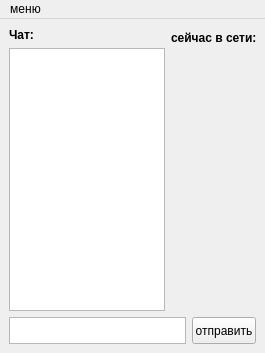
<?xml version="1.0" encoding="UTF-8"?>
<ui version="4.0">
 <class>Chat_Window</class>
 <widget class="QMainWindow" name="Chat_Window">
  <property name="geometry">
   <rect>
    <x>0</x>
    <y>0</y>
    <width>265</width>
    <height>353</height>
   </rect>
  </property>
  <property name="minimumSize">
   <size>
    <width>265</width>
    <height>215</height>
   </size>
  </property>
  <property name="maximumSize">
   <size>
    <width>800</width>
    <height>800</height>
   </size>
  </property>
  <property name="windowTitle">
   <string>Чат</string>
  </property>
  <widget class="QWidget" name="centralwidget">
   <layout class="QGridLayout" name="gridLayout">
    <item row="0" column="0">
     <layout class="QVBoxLayout" name="verticalLayout_3">
      <item>
       <layout class="QHBoxLayout" name="horizontalLayout_3">
        <item>
         <layout class="QVBoxLayout" name="verticalLayout_2">
          <item>
           <layout class="QHBoxLayout" name="horizontalLayout">
            <item>
             <widget class="QLabel" name="label_chat">
              <property name="maximumSize">
               <size>
                <width>800</width>
                <height>20</height>
               </size>
              </property>
              <property name="font">
               <font>
                <bold>true</bold>
               </font>
              </property>
              <property name="text">
               <string>Чат:</string>
              </property>
             </widget>
            </item>
            <item>
             <widget class="QLabel" name="label_status">
              <property name="font">
               <font>
                <bold>true</bold>
               </font>
              </property>
              <property name="text">
               <string/>
              </property>
             </widget>
            </item>
           </layout>
          </item>
          <item>
           <widget class="QTextBrowser" name="Chat">
            <property name="maximumSize">
             <size>
              <width>800</width>
              <height>800</height>
             </size>
            </property>
            <property name="font">
             <font>
              <pointsize>11</pointsize>
              <bold>true</bold>
             </font>
            </property>
           </widget>
          </item>
         </layout>
        </item>
        <item>
         <layout class="QVBoxLayout" name="verticalLayout">
          <item>
           <widget class="QLabel" name="label_users">
            <property name="minimumSize">
             <size>
              <width>85</width>
              <height>0</height>
             </size>
            </property>
            <property name="maximumSize">
             <size>
              <width>85</width>
              <height>20</height>
             </size>
            </property>
            <property name="font">
             <font>
              <bold>true</bold>
             </font>
            </property>
            <property name="text">
             <string>сейчас в сети:</string>
            </property>
           </widget>
          </item>
          <item>
           <widget class="QLabel" name="user_list">
            <property name="font">
             <font>
              <pointsize>10</pointsize>
             </font>
            </property>
            <property name="text">
             <string/>
            </property>
            <property name="alignment">
             <set>Qt::AlignLeading|Qt::AlignLeft|Qt::AlignTop</set>
            </property>
           </widget>
          </item>
         </layout>
        </item>
       </layout>
      </item>
      <item>
       <layout class="QHBoxLayout" name="horizontalLayout_2">
        <item>
         <widget class="QPlainTextEdit" name="text_to_mes">
          <property name="minimumSize">
           <size>
            <width>0</width>
            <height>27</height>
           </size>
          </property>
          <property name="maximumSize">
           <size>
            <width>811</width>
            <height>27</height>
           </size>
          </property>
          <property name="font">
           <font>
            <pointsize>10</pointsize>
           </font>
          </property>
         </widget>
        </item>
        <item>
         <widget class="QPushButton" name="send_btn">
          <property name="minimumSize">
           <size>
            <width>64</width>
            <height>27</height>
           </size>
          </property>
          <property name="maximumSize">
           <size>
            <width>64</width>
            <height>27</height>
           </size>
          </property>
          <property name="text">
           <string>отправить</string>
          </property>
         </widget>
        </item>
       </layout>
      </item>
     </layout>
    </item>
   </layout>
  </widget>
  <widget class="QMenuBar" name="menubar">
   <property name="geometry">
    <rect>
     <x>0</x>
     <y>0</y>
     <width>265</width>
     <height>21</height>
    </rect>
   </property>
   <widget class="QMenu" name="menu_2">
    <property name="title">
     <string>меню</string>
    </property>
    <addaction name="new_accaunt_action"/>
    <addaction name="change_account_action"/>
    <addaction name="action_ab_window"/>
    <addaction name="action_3"/>
   </widget>
   <addaction name="menu_2"/>
  </widget>
  <action name="action">
   <property name="text">
    <string>авторизация</string>
   </property>
  </action>
  <action name="action_ab_window">
   <property name="text">
    <string>о программе</string>
   </property>
  </action>
  <action name="action_3">
   <property name="text">
    <string>выход</string>
   </property>
  </action>
  <action name="new_accaunt_action">
   <property name="text">
    <string>новый аккаунт</string>
   </property>
  </action>
  <action name="change_account_action">
   <property name="text">
    <string>сменить аккаунт</string>
   </property>
  </action>
 </widget>
 <resources/>
 <connections>
  <connection>
   <sender>action_3</sender>
   <signal>triggered()</signal>
   <receiver>Chat_Window</receiver>
   <slot>close()</slot>
   <hints>
    <hint type="sourcelabel">
     <x>-1</x>
     <y>-1</y>
    </hint>
    <hint type="destinationlabel">
     <x>145</x>
     <y>190</y>
    </hint>
   </hints>
  </connection>
 </connections>
</ui>
